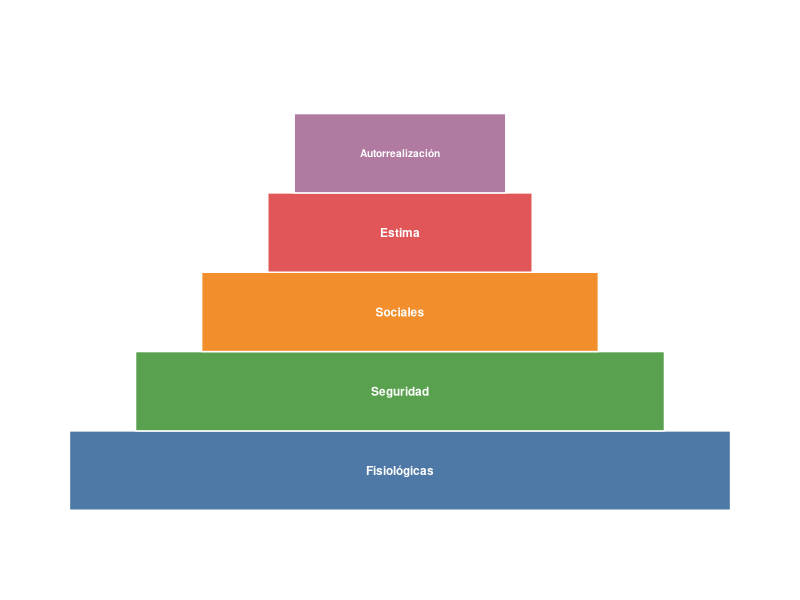
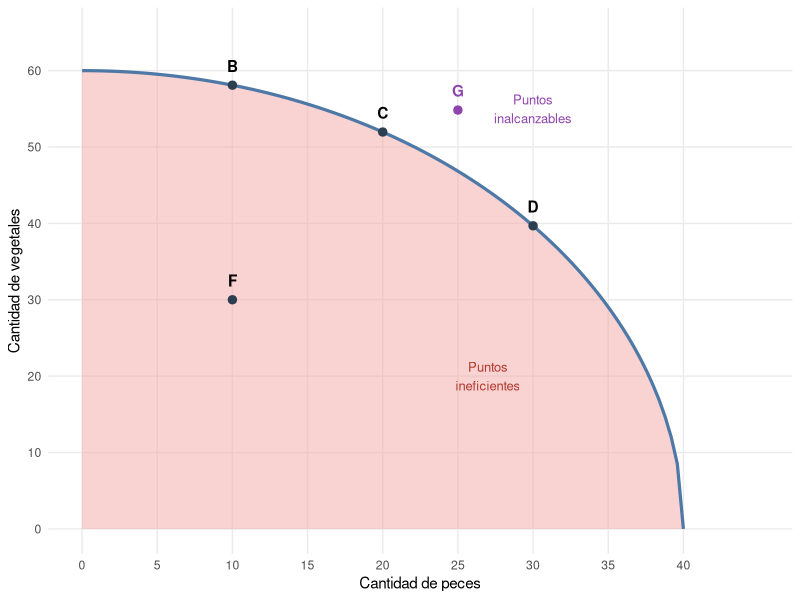
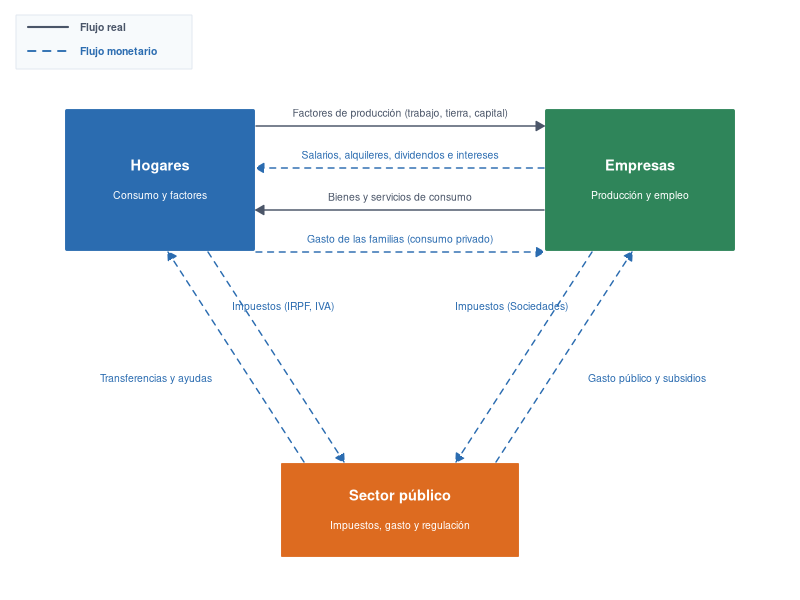

Write R code to recreate these figures, in order.
## ---- chunk 1
#| label: setup
#| include: false
library(ggplot2)
library(knitr)
library(kableExtra)
## ---- chunk 2
#| label: fig-maslow
#| fig-cap: "Pirámide de Maslow"
#| fig-pos: 'H'
#| fig-width: 5.5
#| fig-height: 4.2
#| fig-align: center

niveles <- data.frame(
  nivel    = factor(
    c("Fisiológicas", "Seguridad", "Sociales", "Estima", "Autorrealización"),
    levels = c("Fisiológicas", "Seguridad", "Sociales", "Estima", "Autorrealización")
  ),
  base_izq = c(-5, -4, -3, -2, -1.6),
  base_der = c( 5,  4,  3,  2,  1.6),
  ymin     = c( 0,  1,  2,  3,  4),
  ymax     = c( 1,  2,  3,  4,  5)
)

colores <- c(
  "Fisiológicas"    = "#4E79A7",
  "Seguridad"       = "#59A14F",
  "Sociales"        = "#F28E2B",
  "Estima"          = "#E15759",
  "Autorrealización"= "#B07AA1"
)

ggplot(niveles) +
  geom_rect(aes(xmin = base_izq, xmax = base_der,
                ymin = ymin,     ymax = ymax,
                fill = nivel),
            color = "white", linewidth = 0.5) +
  geom_text(aes(x = 0, y = (ymin + ymax) / 2, label = nivel),
            color = "white", size = c(3.0, 3.0, 3.0, 3.0, 2.6), fontface = "bold") +
  scale_fill_manual(values = colores) +
  scale_x_continuous(limits = c(-5.5, 5.5)) +
  scale_y_continuous(limits = c(-0.2, 5.5)) +
  coord_fixed(ratio = 1.2) +
  theme_void() +
  theme(legend.position = "none")
## ---- chunk 3
#| label: tbl-bienes
#| tbl-cap: "Clasificación de los bienes"

df_bienes <- data.frame(
  Criterio              = c("Escasez",
                            "Función",
                            "Grado de transformación",
                            "Relación entre sí",
                            "Acceso",
                            "Rivalidad en el consumo"),
  Tipos                 = c("Económicos / Libres",
                            "De consumo / De capital",
                            "Intermedios / Finales",
                            "Complementarios / Sustitutivos",
                            "Públicos / Privados",
                            "Rivales / No rivales")
)

kable(df_bienes, format = if (knitr::is_latex_output()) "latex" else "html", booktabs = TRUE, col.names = c("Criterio", "Tipos")) |>
  kable_styling(full_width = FALSE, bootstrap_options = c("striped", "hover"),
                latex_options = c("scale_down", "HOLD_position"))
## ---- chunk 4
#| label: tbl-rivalidad
#| tbl-cap: "Clasificación de bienes según rivalidad y exclusión"

df_rival <- data.frame(
  " "         = c("Rivales", "No rivales"),
  Excluibles  = c("Bienes privados\n(ropa, alimentos, vehículo)",
                  "Bienes club\n(Netflix, gimnasio privado)"),
  No_excluibles = c("Recursos comunes\n(pesca oceánica, bosques públicos)",
                    "Bienes públicos\n(defensa nacional, alumbrado)")
)

kable(df_rival, format = if (knitr::is_latex_output()) "latex" else "html", booktabs = TRUE,
      col.names = c("", "Excluibles", "No excluibles")) |>
  kable_styling(full_width = FALSE, bootstrap_options = c("striped", "hover"),
                latex_options = c("scale_down", "hold_position"))
## ---- chunk 5
#| label: fig-fpp
#| fig-cap: "Frontera de posibilidades de producción"
#| fig-pos: 'H'
#| fig-width: 6
#| fig-height: 5

fpp_x <- seq(0, 40, length.out = 100)
fpp_fun <- function(x) 60 * sqrt(pmax(0, 1 - (x / 40)^2))
fpp_y <- fpp_fun(fpp_x)
curva <- data.frame(x = fpp_x, y = fpp_y)

puntos <- data.frame(
  x = c(10, 20, 30, 10),
  y = c(fpp_fun(10), fpp_fun(20), fpp_fun(30), 30),
  etiqueta = c("B", "C", "D", "F"),
  tipo = c("Eficiente", "Eficiente", "Eficiente", "Ineficiente")
)

inalcanzable <- data.frame(x = 25, y = fpp_fun(25) + 8, etiqueta = "G")

ggplot(curva, aes(x, y)) +
  geom_ribbon(aes(ymin = 0, ymax = y), fill = "#F4A6A6", alpha = 0.5) +
  geom_line(color = "#4E79A7", linewidth = 1.1) +
  geom_point(data = puntos, aes(x, y), size = 2.5, color = "#2C3E50") +
  geom_text(data = puntos, aes(x, y, label = etiqueta), vjust = -1.1, fontface = "bold") +
  geom_point(data = inalcanzable, aes(x, y), size = 2.5, color = "#8E44AD") +
  geom_text(data = inalcanzable, aes(x, y, label = etiqueta), vjust = -1.1,
            fontface = "bold", color = "#8E44AD") +
  annotate("text", x = 27, y = 20, label = "Puntos\nineficientes", size = 3.3, color = "#B03A2E") +
  annotate("text", x = 30, y = 55, label = "Puntos\ninalcanzables", size = 3.3, color = "#8E44AD") +
  scale_x_continuous(limits = c(0, 45), breaks = seq(0, 40, 5)) +
  scale_y_continuous(limits = c(0, 65), breaks = seq(0, 60, 10)) +
  labs(x = "Cantidad de peces", y = "Cantidad de vegetales") +
  theme_minimal(base_size = 11) +
  theme(panel.grid.minor = element_blank())
## ---- chunk 6
#| label: tbl-factores
#| tbl-cap: "Los factores de producción y sus rentas"

df_fact <- data.frame(
  Factor = c("Tierra", "Trabajo", "Capital"),
  Descripción = c("Recursos naturales: suelo, agua, minerales, energía",
                  "Capacidad productiva humana: esfuerzo físico e intelectual",
                  "Bienes producidos para producir otros bienes: maquinaria, instalaciones"),
  Renta = c("Alquiler", "Salario", "Interés")
)

kable(df_fact, format = if (knitr::is_latex_output()) "latex" else "html", booktabs = TRUE,
      col.names = c("Factor", "Descripción", "Renta que genera")) |>
  kable_styling(full_width = FALSE, bootstrap_options = c("striped", "hover"),
                latex_options = c("scale_down", "HOLD_position"))
## ---- chunk 7
#| label: fig-flujo
#| fig-cap: "Flujo circular de la renta con sector público"
#| fig-pos: 'H'
#| fig-width: 7.0
#| fig-height: 5.2
#| fig-align: center

library(grid)

grid.newpage()
pushViewport(viewport(width = 1, height = 1))

# --- Paleta de colores ---
col_hog <- "#2B6CB0"   # Azul clásico (Hogares)
col_emp <- "#2F855A"   # Verde bosque (Empresas)
col_pub <- "#DD6B20"   # Ámbar/Naranja (Sector público)

col_real <- "#4A5568"  # Gris pizarra para Flujo Real
col_mon  <- "#2B6CB0"  # Azul para Flujo Monetario

# --- Función para cajas de agentes ---
draw_agent_box <- function(x, y, w, h, title, subtitle, fill) {
  grid.roundrect(x = unit(x, "npc"), y = unit(y, "npc"),
                 width = unit(w, "npc"), height = unit(h, "npc"),
                 r = unit(0.02, "npc"),
                 gp = gpar(fill = fill, col = "white", lwd = 2))

  grid.text(title, x = unit(x, "npc"), y = unit(y + 0.025, "npc"),
            gp = gpar(col = "white", fontface = "bold", fontsize = 10.5))
  grid.text(subtitle, x = unit(x, "npc"), y = unit(y - 0.025, "npc"),
            gp = gpar(col = "white", fontsize = 7.5))
}

# --- Función para flechas con etiquetas centradas o desplazadas ---
draw_flow <- function(x0, y0, x1, y1, col, lty = 1, label = NULL,
                      lab_x = NULL, lab_y = NULL, lab_just = "center", lab_size = 7.5) {
  grid.segments(x0 = unit(x0, "npc"), y0 = unit(y0, "npc"),
                x1 = unit(x1, "npc"), y1 = unit(y1, "npc"),
                arrow = arrow(length = unit(0.015, "npc"), type = "closed"),
                gp = gpar(col = col, lwd = 1.4, fill = col, lty = lty))

  if (!is.null(label)) {
    lx <- if (is.null(lab_x)) (x0 + x1) / 2 else lab_x
    ly <- if (is.null(lab_y)) (y0 + y1) / 2 else lab_y
    grid.text(label, x = unit(lx, "npc"), y = unit(ly, "npc"),
              just = lab_just,
              gp = gpar(col = col, fontsize = lab_size, fontface = "plain"))
  }
}

# ==============================================================================
# 1. CAJAS DE AGENTES
# ==============================================================================
# Hogares (arriba a la izquierda): x in [0.08, 0.32], y in [0.58, 0.82]
draw_agent_box(0.20, 0.70, 0.24, 0.24, "Hogares", "Consumo y factores", col_hog)

# Empresas (arriba a la derecha): x in [0.68, 0.92], y in [0.58, 0.82]
draw_agent_box(0.80, 0.70, 0.24, 0.24, "Empresas", "Producción y empleo", col_emp)

# Sector Público (abajo al centro): x in [0.35, 0.65], y in [0.07, 0.23]
draw_agent_box(0.50, 0.15, 0.30, 0.16, "Sector público", "Impuestos, gasto y regulación", col_pub)

# ==============================================================================
# 2. FLUJOS ENTRE HOGARES Y EMPRESAS (Horizontales)
# ==============================================================================
# Nivel 1 (Factores productivos - Real)
draw_flow(x0 = 0.32, y0 = 0.79, x1 = 0.68, y1 = 0.79, col = col_real, lty = 1,
          label = "Factores de producción (trabajo, tierra, capital)",
          lab_x = 0.50, lab_y = 0.812)

# Nivel 2 (Rentas y salarios - Monetario)
draw_flow(x0 = 0.68, y0 = 0.72, x1 = 0.32, y1 = 0.72, col = col_mon, lty = 2,
          label = "Salarios, alquileres, dividendos e intereses",
          lab_x = 0.50, lab_y = 0.742)

# Nivel 3 (Bienes y servicios - Real)
draw_flow(x0 = 0.68, y0 = 0.65, x1 = 0.32, y1 = 0.65, col = col_real, lty = 1,
          label = "Bienes y servicios de consumo",
          lab_x = 0.50, lab_y = 0.672)

# Nivel 4 (Gasto en consumo - Monetario)
draw_flow(x0 = 0.32, y0 = 0.58, x1 = 0.68, y1 = 0.58, col = col_mon, lty = 2,
          label = "Gasto de las familias (consumo privado)",
          lab_x = 0.50, lab_y = 0.602)

# ==============================================================================
# 3. FLUJOS CON EL SECTOR PÚBLICO (Diagonales exactas)
# ==============================================================================
# --- HOGARES <-> SECTOR PÚBLICO ---
# Impuestos (Hogares -> Estado, Monetario)
draw_flow(x0 = 0.26, y0 = 0.58, x1 = 0.43, y1 = 0.23, col = col_mon, lty = 2,
          label = "Impuestos (IRPF, IVA)",
          lab_x = 0.29, lab_y = 0.49, lab_just = "left")

# Transferencias (Estado -> Hogares, Monetario)
draw_flow(x0 = 0.38, y0 = 0.23, x1 = 0.21, y1 = 0.58, col = col_mon, lty = 2,
          label = "Transferencias y ayudas",
          lab_x = 0.265, lab_y = 0.37, lab_just = "right")

# --- EMPRESAS <-> SECTOR PÚBLICO ---
# Impuestos (Empresas -> Estado, Monetario)
draw_flow(x0 = 0.74, y0 = 0.58, x1 = 0.57, y1 = 0.23, col = col_mon, lty = 2,
          label = "Impuestos (Sociedades)",
          lab_x = 0.71, lab_y = 0.49, lab_just = "right")

# Subvenciones y compras (Estado -> Empresas, Monetario)
draw_flow(x0 = 0.62, y0 = 0.23, x1 = 0.79, y1 = 0.58, col = col_mon, lty = 2,
          label = "Gasto público y subsidios",
          lab_x = 0.735, lab_y = 0.37, lab_just = "left")

# ==============================================================================
# 4. LEYENDA CLARA (Esquina superior izquierda)
# ==============================================================================
grid.roundrect(x = unit(0.13, "npc"), y = unit(0.93, "npc"),
               width = unit(0.22, "npc"), height = unit(0.09, "npc"),
               r = unit(0.01, "npc"),
               gp = gpar(fill = "#F7FAFC", col = "#E2E8F0", lwd = 1))

# Flujo real
grid.segments(unit(0.035, "npc"), unit(0.955, "npc"), unit(0.085, "npc"), unit(0.955, "npc"),
              gp = gpar(col = col_real, lwd = 2))
grid.text("Flujo real", x = unit(0.10, "npc"), y = unit(0.955, "npc"),
          just = "left", gp = gpar(fontsize = 7.5, col = col_real, fontface = "bold"))

# Flujo monetario
grid.segments(unit(0.035, "npc"), unit(0.915, "npc"), unit(0.085, "npc"), unit(0.915, "npc"),
              gp = gpar(col = col_mon, lwd = 1.8, lty = 2))
grid.text("Flujo monetario", x = unit(0.10, "npc"), y = unit(0.915, "npc"),
          just = "left", gp = gpar(fontsize = 7.5, col = col_mon, fontface = "bold"))

popViewport()
## ---- chunk 8
#| label: tbl-sistemas
#| tbl-cap: "Comparativa de los sistemas económicos"

df_sis <- data.frame(
  Característica = c("Propiedad de los medios de producción",
                     "Quién toma las decisiones",
                     "Papel del Estado",
                     "Libertad económica",
                     "Objetivo principal",
                     "Incentivos",
                     "Eficiencia",
                     "Redistribución",
                     "Principal ventaja",
                     "Principal inconveniente"),
  `Tradicional`             = c("Comunitaria o familiar", "La costumbre", "Nulo o mínimo",
                                "Muy reducida", "Subsistencia", "Muy reducidos",
                                "Baja", "Según costumbre",
                                "Estabilidad y cohesión social",
                                "Estancamiento y escasa innovación"),
  `Economía de mercado`    = c("Privada", "El mercado", "Limitado",
                                "Muy alta", "Beneficio", "Elevados",
                                "Alta (en teoría)", "Escasa",
                                "Eficiencia e innovación", "Desigualdad"),
  `Planificación central`  = c("Estatal", "El Estado", "Total",
                                "Reducida", "Igualdad", "Reducidos",
                                "Baja (en la práctica)", "Amplia",
                                "Cobertura básica garantizada",
                                "Burocracia e ineficiencia"),
  `Economía mixta`         = c("Mixta", "Mercado y Estado", "Activo",
                                "Intermedia", "Equilibrio", "Moderados",
                                "Variable", "Moderada",
                                "Corrección de fallos de mercado",
                                "Riesgo de desequilibrio fiscal"),
  check.names = FALSE
)

kable(df_sis, format = if (knitr::is_latex_output()) "latex" else "html", booktabs = TRUE,
      col.names = c("Característica",
                    "Tradicional",
                    "Economía de mercado",
                    "Planificación central",
                    "Economía mixta")) |>
  kable_styling(full_width = FALSE, font_size = 8,
                bootstrap_options = c("striped", "hover"),
                latex_options = c("scale_down", "HOLD_position")) |>
  column_spec(1, bold = TRUE)
